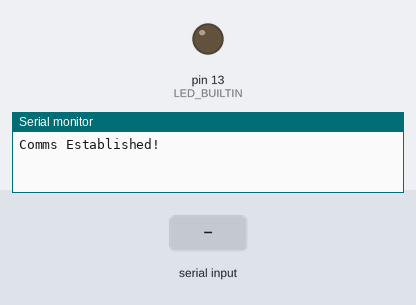
Recording of a sketch running on a simulated Arduino Uno, built with avr-gcc and run on an emulated ATmega328P. On the bench: output pins drawn as LEDs (lit = HIGH), the last lines printed to the serial monitor. The test bench sets the inputs (shaded band).

Above: at 1.2 s.
1.3 s: "LED ON\n" received over Serial
At 2.4 s:
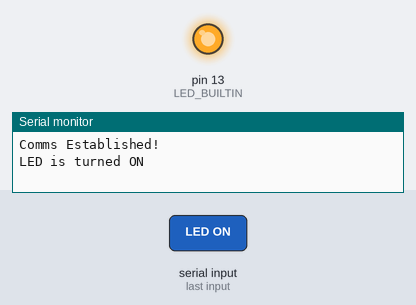
2.8 s: "LED OFF\n" received over Serial
At 3.6 s:
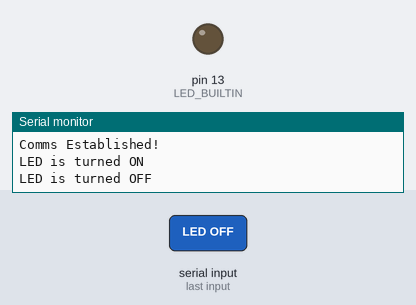
Timing chart, 0 to 5.8 s (numbered marks = the images above; inputs shaded):
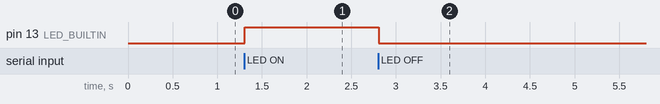

The sketch:

02_Basics.ino
```cpp
void setup() {
  pinMode(LED_BUILTIN, OUTPUT);
  Serial.begin(9600);
  Serial.println("Comms Established!");
}

void loop() {
  if (Serial.available()) {
    String command = Serial.readStringUntil('\n');
    // Serial.println(command);

    if (command == "LED OFF") {
      digitalWrite(LED_BUILTIN, LOW);
      Serial.println("LED is turned OFF");
    } else if (command == "LED ON") {
      digitalWrite(LED_BUILTIN, HIGH);
      Serial.println("LED is turned ON");
    }
  }
}
```

Measured:
- after the input at 1.3 s, pin 13 (LED_BUILTIN): LOW → HIGH at once
- after the input at 2.8 s, pin 13 (LED_BUILTIN): HIGH → LOW at once
